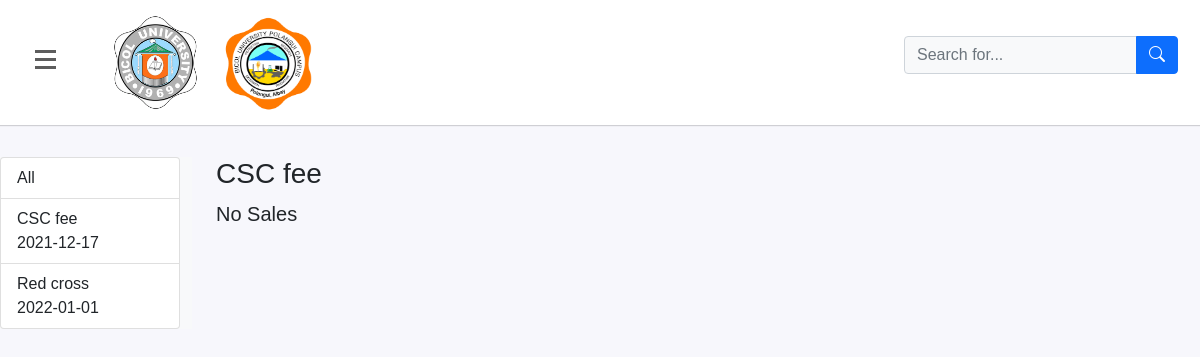
/admin/gen_report.php?cat=1&cat_n=CSC fee (signed in), run on the app's committed database.
### tables this page shows
CREATE TABLE `accountabilities` (
  `accbty_id` int(11) NOT NULL,
  `accbty_name` varchar(255) NOT NULL,
  `accbty_desc` varchar(255) NOT NULL,
  `accbty_price` int(128) NOT NULL,
  `accbty_deadline` date NOT NULL COMMENT 'yyyy-mm-dd',
  `status` varchar(128) NOT NULL DEFAULT 'A' COMMENT 'A = Active\r\nD = Deactivated'
);

### includes/func.inc.php (called while the page is built, shortened)
<?php
function getCategories($conn){
    $sql = "SELECT * FROM `accountabilities`";
    $stmt=mysqli_stmt_init($conn);
    if (!mysqli_stmt_prepare($stmt, $sql)){
        return false;
        exit;
    }
        mysqli_stmt_execute($stmt);
        $resultData = mysqli_stmt_get_result($stmt);
        $resArr = array();
      if(!empty($resultData)){
        while($row = mysqli_fetch_assoc($resultData)){
            array_push($resArr, $row);
        }
        return $resArr;
      }
        else{
            return false;
      }
}

### admin/gen_report.php (the view, shortened to what this page needs)
<?php
include_once "../includes/db_conn.php";
include_once "../includes/func.inc.php";
if(isset($_SESSION['user_type']) && isset($_SESSION['stud_id']) ){
?>
<!doctype html>
<html lang="en">
  <head>
    <link rel="stylesheet" href="https://cdn.jsdelivr.net/npm/bootstrap@5.0.1/dist/css/bootstrap.min.css" >
    <link rel="stylesheet" href="https://cdn.jsdelivr.net/npm/bootstrap-icons@1.5.0/font/bootstrap-icons.css">
    <link rel="stylesheet" href="../css/dash.css">
    <link rel="stylesheet" href="https://use.fontawesome.com/releases/v5.7.2/css/all.css" >
  </head>
  <body>
  <div id="wrapper">
        <div id="page-content-wrapper">
			<div id="content">
       <div class="container-fluid p-0 px-lg-0 px-md-0">
        <nav class="navbar navbar-expand navbar-light my-navbar">
            <div type="button"  id="bar" class="nav-icon1 hamburger animated fadeInLeft is-closed" data-toggle="offcanvas">
               <span></span>
			         <span></span>
				       <span></span>
            </div>
              <div class="container-fluid">
                    <div>
                    <a href="index.php"><img class="img-profile " src="../img/logo2.png" width="115px" height="105px"></a>
                        <a href="index.php"><img class="img-profile" src="../img/logo1.png" width="100px" height="100px"></a>
                    </div>
                    <form class="d-flex">
                    <div class="input-group mb-3">
                    <input type="text" class="form-control bg-light " placeholder="Search for..." aria-label="Search">
                    <button class="btn btn-primary" type="button">
                    <i class="bi bi-search"></i>
                    </button>
                    </div>
                    </form>
              </div>
        </nav>
    <section>
            <div class="main__container" style="margin-top:2rem;">
             <div class="container__fluid">
            <div class="row" id="contentPanel">
            <div class="col-md-3 col-lg-2 d-md-block bg-light sidebar collapse">
                <div class="list-group">
                    <a href="?cat=all&cat_n=All Category" class="list-group-item list-group-item-action">All</a>
                    <?php $category_list = getCategories($conn);
                                        if(!empty($category_list)){
                                            foreach($category_list as $catKey => $cat){ ?>
                    <a href="?cat=<?php echo $cat['accbty_id'];?>&cat_n=<?php echo $cat['accbty_name'];?>" class="list-group-item list-group-item-action">
                        <?php echo $cat['accbty_name'];?>
                        <br>
                        <?php echo $cat['accbty_deadline'];?>
                    </a>
                    <?php
                                           }
                                        }
                                        else{ ?>
                    <li class="list-group-item">
                        No Categories
                    </li>
                    <?php }
                    ?>
                </div>
            </div>
            <div class="col-md-9 ms-sm-auto col-lg-10 px-md-4">
                <?php
      if(isset($_GET['cat'])){
                $catid=htmlentities($_GET['cat']);
                if($catid !== 'all'){ ?>
                <h3><?php echo htmlentities($_GET['cat_n'] === NULL ? '' : $_GET['cat_n']);?></h3>
                <?php $catSales = getSalesPerfCat($conn, $catid);
                    if(!empty($catSales)){
                ?>
                <table class="table table-responsive">
                    <thead>
                        <th>Transction Date</th>
                        <th>Student Name</th>
                        <th>Amount</th>
                    </thead>
                    <?php foreach($catSales as $k => $cs){ ?>
                    <tr>
                        <td><?php echo $cs['date'] ?></td>
                        <td><?php echo $cs['stud_name'] ?></td>
                        <td>Php <?php echo number_format($cs['accbty_price'],2) ?></td>
                    </tr>
                    <?php } ?>
                </table>
                <?php
                    }
                    else{ ?>
                <p class="lead">No Sales</p>
                <?php }
                }
            }
                ?>
            </div>
        </div>
    </div>
</body>
</html>
    <?php
}
else{
header("location: ../index.php");
}
?>
  </body>
</html>

### css/dash.css (style rules this page uses)
body { position: relative; overflow-x:hidden; background: #f7f7fc; font-family: sans-serif; }
body, html { height: 100%; }
#page-content-wrapper { width: 100%; transition: all 0.5s ease; }
#content { height: 100%; width: 100%; transition: all 0.5s ease; }
.nav-icon1 { z-index: 999; position:relative; display: block; width:23px; margin:0px 30px 0px 25px; cursor:pointer; height: 25px; }
.nav-icon1 span { position:absolute; top:0; width:100%; height:3px; cursor:pointer; background-color:#5d5d5d; left:0; transform:rotate(0deg); transition:.30s ease-in-out; }
.nav-icon1 span:nth-of-type(1) { top:0; }
.nav-icon1 span:nth-of-type(2) { top:8px; }
.nav-icon1 span:nth-of-type(3) { top:16px; }
.my-navbar { padding: 10px; background-color:white; box-shadow: 0 1px 1px 0 rgba(0,0,0,.16); }

### data on the page
accountabilities: accbty_name "CSC fee", accbty_deadline "2021-12-17"
accountabilities: accbty_name "Red cross", accbty_deadline "2022-01-01"

### other printed values
$_GET['cat_n'] === NULL ? '' : $_GET['cat_n'] "CSC fee"
